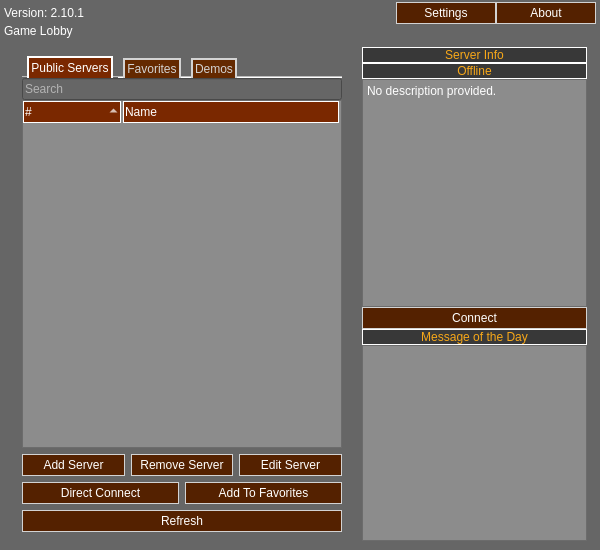
<?xml version="1.0" encoding="UTF-8"?>
<ui version="4.0">
 <class>lobby_form</class>
 <widget class="QWidget" name="lobby_form">
  <property name="geometry">
   <rect>
    <x>0</x>
    <y>0</y>
    <width>600</width>
    <height>550</height>
   </rect>
  </property>
  <property name="sizePolicy">
   <sizepolicy hsizetype="Expanding" vsizetype="Expanding">
    <horstretch>0</horstretch>
    <verstretch>0</verstretch>
   </sizepolicy>
  </property>
  <property name="minimumSize">
   <size>
    <width>300</width>
    <height>280</height>
   </size>
  </property>
  <property name="contextMenuPolicy">
   <enum>Qt::CustomContextMenu</enum>
  </property>
  <property name="windowTitle">
   <string/>
  </property>
  <property name="styleSheet">
   <string notr="true">QWidget#lobby_form {
    background-color : rgba(102, 102, 102, 255);
}

QLabel {
    color: white;
}

QLineEdit {
    background-color: rgb(102,102,102);
	color: rgb(255, 255, 255);
}

QTreeWidget {
    background-color: rgb(102,102,102);
    color: white
}

QWidget#demo_tab {
    border: 1px solid white
}

QPushButton {
    border: 1px solid lightgray;
    background-color: rgb(84,33,0);
    color: white;
    padding: 3;
}

QPushButton:hover {
    border: 1px solid white;
    background-color: rgb(122,40,0);
}

QPushButton:pressed {
    border: 1px solid white;
    background-color: rgb(125,41,0);
    color: white;
}

QTabBar::tab {
    border: 2px solid lightgray;
    background-color: rgb(100,41,0);
    color: lightgray;
    padding: 2;
    margin-right: 5px;
    margin-left: 5px;
	border-bottom: 0;
}

QTabBar::tab:selected, QTabBar::tab:hover {
    color: white;
    background-color: rgb(122,40,0);
}

QTabBar::tab:selected {
    background-color: rgb(122,40,0);
    border: 2px solid white;
	border-bottom: 0;
}

QTabBar::tab:!selected {
    margin-top: 2px; /* make non-selected tabs look smaller */
}

QHeaderView::section {
    border: 1px solid white;
    background-color: rgb(122,40,0);
    margin-right: 2px;
	padding: 1;
}

QHeaderView::section:pressed {
    background-color: rgb(84,33,0);
}

QHeaderView::up-arrow
{
    image: url(&quot;:/resource/ui/lobby_assets/up-arrow.png&quot;);
}

QHeaderView::down-arrow
{
    image: url(&quot;:/resource/ui/lobby_assets/down-arrow.png&quot;);
}

QScrollBar:vertical {
  background-color: rgba(140,140,140, 255);
  color : white
}

QScrollBar:horizontall {
  background-color: rgba(140,140,140, 255);
  color : white
}</string>
  </property>
  <layout class="QVBoxLayout" name="verticalLayout">
   <property name="spacing">
    <number>0</number>
   </property>
   <property name="leftMargin">
    <number>4</number>
   </property>
   <property name="topMargin">
    <number>2</number>
   </property>
   <property name="rightMargin">
    <number>4</number>
   </property>
   <property name="bottomMargin">
    <number>0</number>
   </property>
   <item>
    <widget class="QWidget" name="lobby_info" native="true">
     <layout class="QVBoxLayout" name="verticalLayout_2">
      <property name="spacing">
       <number>0</number>
      </property>
      <property name="leftMargin">
       <number>0</number>
      </property>
      <property name="topMargin">
       <number>0</number>
      </property>
      <property name="rightMargin">
       <number>0</number>
      </property>
      <property name="bottomMargin">
       <number>0</number>
      </property>
      <item>
       <widget class="QWidget" name="lobby_controls" native="true">
        <layout class="QHBoxLayout" name="horizontalLayout_2">
         <property name="spacing">
          <number>0</number>
         </property>
         <property name="leftMargin">
          <number>0</number>
         </property>
         <property name="topMargin">
          <number>0</number>
         </property>
         <property name="rightMargin">
          <number>0</number>
         </property>
         <property name="bottomMargin">
          <number>0</number>
         </property>
         <item>
          <widget class="QLabel" name="game_version_lbl">
           <property name="text">
            <string>Version: 2.10.1</string>
           </property>
          </widget>
         </item>
         <item>
          <spacer name="horizontalSpacer">
           <property name="orientation">
            <enum>Qt::Horizontal</enum>
           </property>
           <property name="sizeType">
            <enum>QSizePolicy::Expanding</enum>
           </property>
           <property name="sizeHint" stdset="0">
            <size>
             <width>40</width>
             <height>20</height>
            </size>
           </property>
          </spacer>
         </item>
         <item>
          <widget class="QPushButton" name="settings_button">
           <property name="sizePolicy">
            <sizepolicy hsizetype="Preferred" vsizetype="Fixed">
             <horstretch>0</horstretch>
             <verstretch>0</verstretch>
            </sizepolicy>
           </property>
           <property name="minimumSize">
            <size>
             <width>100</width>
             <height>0</height>
            </size>
           </property>
           <property name="text">
            <string>Settings</string>
           </property>
          </widget>
         </item>
         <item>
          <widget class="QPushButton" name="about_button">
           <property name="sizePolicy">
            <sizepolicy hsizetype="Preferred" vsizetype="Fixed">
             <horstretch>0</horstretch>
             <verstretch>0</verstretch>
            </sizepolicy>
           </property>
           <property name="minimumSize">
            <size>
             <width>100</width>
             <height>0</height>
            </size>
           </property>
           <property name="text">
            <string>About</string>
           </property>
          </widget>
         </item>
        </layout>
       </widget>
      </item>
      <item>
       <widget class="QLabel" name="lobby_title">
        <property name="text">
         <string>Game Lobby</string>
        </property>
       </widget>
      </item>
     </layout>
    </widget>
   </item>
   <item>
    <widget class="QWidget" name="server_interaction" native="true">
     <property name="sizePolicy">
      <sizepolicy hsizetype="Preferred" vsizetype="Preferred">
       <horstretch>0</horstretch>
       <verstretch>0</verstretch>
      </sizepolicy>
     </property>
     <layout class="QHBoxLayout" name="horizontalLayout">
      <item>
       <widget class="QWidget" name="serverlist" native="true">
        <property name="sizePolicy">
         <sizepolicy hsizetype="Preferred" vsizetype="Preferred">
          <horstretch>3</horstretch>
          <verstretch>0</verstretch>
         </sizepolicy>
        </property>
        <layout class="QVBoxLayout" name="verticalLayout_3">
         <item>
          <widget class="QTabWidget" name="connections_tabview">
           <property name="contextMenuPolicy">
            <enum>Qt::CustomContextMenu</enum>
           </property>
           <property name="layoutDirection">
            <enum>Qt::LeftToRight</enum>
           </property>
           <property name="styleSheet">
            <string notr="true"/>
           </property>
           <property name="currentIndex">
            <number>0</number>
           </property>
           <property name="documentMode">
            <bool>true</bool>
           </property>
           <widget class="QWidget" name="serverlist_tab">
            <attribute name="title">
             <string>Public Servers</string>
            </attribute>
            <layout class="QGridLayout" name="gridLayout">
             <property name="leftMargin">
              <number>0</number>
             </property>
             <property name="topMargin">
              <number>0</number>
             </property>
             <property name="rightMargin">
              <number>0</number>
             </property>
             <property name="bottomMargin">
              <number>0</number>
             </property>
             <property name="spacing">
              <number>0</number>
             </property>
             <item row="0" column="0">
              <widget class="QLineEdit" name="serverlist_search">
               <property name="placeholderText">
                <string>Search</string>
               </property>
              </widget>
             </item>
             <item row="1" column="0">
              <widget class="QTreeWidget" name="serverlist_tree">
               <property name="styleSheet">
                <string notr="true">QHeaderView, QTreeView {
background-color: rgba(140, 140, 140, 255);
color: rgb(255, 255, 255);
}

QToolTip {
color: black;
}</string>
               </property>
               <property name="textElideMode">
                <enum>Qt::ElideNone</enum>
               </property>
               <property name="sortingEnabled">
                <bool>true</bool>
               </property>
               <column>
                <property name="text">
                 <string>#</string>
                </property>
                <property name="textAlignment">
                 <set>AlignLeading|AlignVCenter</set>
                </property>
               </column>
               <column>
                <property name="text">
                 <string>Name</string>
                </property>
               </column>
              </widget>
             </item>
            </layout>
           </widget>
           <widget class="QWidget" name="favorites_tab">
            <attribute name="title">
             <string>Favorites</string>
            </attribute>
            <layout class="QGridLayout" name="gridLayout_2">
             <property name="leftMargin">
              <number>0</number>
             </property>
             <property name="topMargin">
              <number>0</number>
             </property>
             <property name="rightMargin">
              <number>0</number>
             </property>
             <property name="bottomMargin">
              <number>0</number>
             </property>
             <property name="spacing">
              <number>0</number>
             </property>
             <item row="0" column="0">
              <widget class="QTreeWidget" name="favorites_tree">
               <property name="contextMenuPolicy">
                <enum>Qt::CustomContextMenu</enum>
               </property>
               <property name="styleSheet">
                <string notr="true">background-color: rgba(140, 140, 140, 255);
color: rgb(255, 255, 255);

QToolTip {
	color: black;
};</string>
               </property>
               <property name="textElideMode">
                <enum>Qt::ElideNone</enum>
               </property>
               <property name="sortingEnabled">
                <bool>true</bool>
               </property>
               <column>
                <property name="text">
                 <string>#</string>
                </property>
               </column>
               <column>
                <property name="text">
                 <string>Name</string>
                </property>
               </column>
              </widget>
             </item>
            </layout>
           </widget>
           <widget class="QWidget" name="demo_tab">
            <attribute name="title">
             <string>Demos</string>
            </attribute>
            <layout class="QGridLayout" name="gridLayout_3">
             <property name="leftMargin">
              <number>0</number>
             </property>
             <property name="topMargin">
              <number>0</number>
             </property>
             <property name="rightMargin">
              <number>0</number>
             </property>
             <property name="bottomMargin">
              <number>0</number>
             </property>
             <property name="spacing">
              <number>0</number>
             </property>
             <item row="0" column="0">
              <widget class="QTreeWidget" name="demo_tree">
               <property name="styleSheet">
                <string notr="true">background-color: rgba(140, 140, 140, 255);
color: rgb(255, 255, 255);</string>
               </property>
               <property name="textElideMode">
                <enum>Qt::ElideNone</enum>
               </property>
               <property name="indentation">
                <number>0</number>
               </property>
               <property name="sortingEnabled">
                <bool>true</bool>
               </property>
               <column>
                <property name="text">
                 <string>Server</string>
                </property>
               </column>
               <column>
                <property name="text">
                 <string>Name</string>
                </property>
               </column>
              </widget>
             </item>
            </layout>
           </widget>
          </widget>
         </item>
         <item>
          <layout class="QHBoxLayout" name="server_controls">
           <item>
            <widget class="QPushButton" name="add_server_button">
             <property name="text">
              <string>Add Server</string>
             </property>
            </widget>
           </item>
           <item>
            <widget class="QPushButton" name="remove_from_favorites_button">
             <property name="text">
              <string>Remove Server</string>
             </property>
            </widget>
           </item>
           <item>
            <widget class="QPushButton" name="edit_favorite_button">
             <property name="text">
              <string>Edit Server</string>
             </property>
            </widget>
           </item>
          </layout>
         </item>
         <item>
          <layout class="QHBoxLayout" name="favorite_controls">
           <item>
            <widget class="QPushButton" name="direct_connect_button">
             <property name="text">
              <string>Direct Connect</string>
             </property>
            </widget>
           </item>
           <item>
            <widget class="QPushButton" name="add_to_favorite_button">
             <property name="text">
              <string>Add To Favorites</string>
             </property>
            </widget>
           </item>
          </layout>
         </item>
         <item>
          <layout class="QHBoxLayout" name="refresh_layout">
           <item>
            <widget class="QPushButton" name="refresh_button">
             <property name="text">
              <string>Refresh</string>
             </property>
            </widget>
           </item>
          </layout>
         </item>
        </layout>
       </widget>
      </item>
      <item>
       <spacer name="horizontalSpacer_2">
        <property name="orientation">
         <enum>Qt::Horizontal</enum>
        </property>
        <property name="sizeType">
         <enum>QSizePolicy::Minimum</enum>
        </property>
        <property name="sizeHint" stdset="0">
         <size>
          <width>5</width>
          <height>20</height>
         </size>
        </property>
       </spacer>
      </item>
      <item>
       <widget class="QWidget" name="info_motd" native="true">
        <property name="sizePolicy">
         <sizepolicy hsizetype="Preferred" vsizetype="Preferred">
          <horstretch>2</horstretch>
          <verstretch>0</verstretch>
         </sizepolicy>
        </property>
        <layout class="QVBoxLayout" name="verticalLayout_4">
         <property name="spacing">
          <number>0</number>
         </property>
         <property name="leftMargin">
          <number>0</number>
         </property>
         <property name="topMargin">
          <number>0</number>
         </property>
         <property name="rightMargin">
          <number>0</number>
         </property>
         <property name="bottomMargin">
          <number>0</number>
         </property>
         <item>
          <widget class="QWidget" name="server_info" native="true">
           <property name="sizePolicy">
            <sizepolicy hsizetype="Preferred" vsizetype="Preferred">
             <horstretch>0</horstretch>
             <verstretch>4</verstretch>
            </sizepolicy>
           </property>
           <layout class="QVBoxLayout" name="verticalLayout_5">
            <property name="spacing">
             <number>0</number>
            </property>
            <property name="leftMargin">
             <number>0</number>
            </property>
            <property name="topMargin">
             <number>0</number>
            </property>
            <property name="rightMargin">
             <number>0</number>
            </property>
            <property name="bottomMargin">
             <number>0</number>
            </property>
            <item>
             <widget class="QLabel" name="server_info_lbl">
              <property name="styleSheet">
               <string notr="true">color: #F8A818;
background-color: #383838;
border: 1px solid white;</string>
              </property>
              <property name="text">
               <string>Server Info</string>
              </property>
              <property name="alignment">
               <set>Qt::AlignCenter</set>
              </property>
             </widget>
            </item>
            <item>
             <widget class="QLabel" name="server_player_count_lbl">
              <property name="styleSheet">
               <string notr="true">color: #F8A818;
background-color: #383838;
border: 1px solid white;</string>
              </property>
              <property name="text">
               <string>Offline</string>
              </property>
              <property name="alignment">
               <set>Qt::AlignCenter</set>
              </property>
             </widget>
            </item>
            <item>
             <widget class="QTextBrowser" name="server_description_text">
              <property name="sizePolicy">
               <sizepolicy hsizetype="Expanding" vsizetype="Expanding">
                <horstretch>0</horstretch>
                <verstretch>0</verstretch>
               </sizepolicy>
              </property>
              <property name="styleSheet">
               <string notr="true">background-color: rgba(140, 140, 140, 255);
color: rgb(255, 255, 255);</string>
              </property>
              <property name="html">
               <string>&lt;!DOCTYPE HTML PUBLIC &quot;-//W3C//DTD HTML 4.0//EN&quot; &quot;http://www.w3.org/TR/REC-html40/strict.dtd&quot;&gt;
&lt;html&gt;&lt;head&gt;&lt;meta name=&quot;qrichtext&quot; content=&quot;1&quot; /&gt;&lt;meta charset=&quot;utf-8&quot; /&gt;&lt;style type=&quot;text/css&quot;&gt;
p, li { white-space: pre-wrap; }
hr { height: 1px; border-width: 0; }
li.unchecked::marker { content: &quot;\2610&quot;; }
li.checked::marker { content: &quot;\2612&quot;; }
&lt;/style&gt;&lt;/head&gt;&lt;body style=&quot; font-family:'Segoe UI'; font-size:9pt; font-weight:400; font-style:normal;&quot;&gt;
&lt;p style=&quot; margin-top:0px; margin-bottom:0px; margin-left:0px; margin-right:0px; -qt-block-indent:0; text-indent:0px;&quot;&gt;No description provided.&lt;/p&gt;&lt;/body&gt;&lt;/html&gt;</string>
              </property>
             </widget>
            </item>
            <item>
             <widget class="QPushButton" name="connect_button">
              <property name="enabled">
               <bool>false</bool>
              </property>
              <property name="text">
               <string>Connect</string>
              </property>
             </widget>
            </item>
           </layout>
          </widget>
         </item>
         <item>
          <widget class="QWidget" name="motd" native="true">
           <property name="sizePolicy">
            <sizepolicy hsizetype="Preferred" vsizetype="Preferred">
             <horstretch>0</horstretch>
             <verstretch>3</verstretch>
            </sizepolicy>
           </property>
           <layout class="QVBoxLayout" name="verticalLayout_6">
            <property name="spacing">
             <number>0</number>
            </property>
            <property name="leftMargin">
             <number>0</number>
            </property>
            <property name="topMargin">
             <number>0</number>
            </property>
            <property name="rightMargin">
             <number>0</number>
            </property>
            <property name="bottomMargin">
             <number>0</number>
            </property>
            <item>
             <widget class="QLabel" name="motd_lbl">
              <property name="styleSheet">
               <string notr="true">color: #F8A818;
background-color: #383838;
border: 1px solid white;</string>
              </property>
              <property name="text">
               <string>Message of the Day</string>
              </property>
              <property name="alignment">
               <set>Qt::AlignCenter</set>
              </property>
             </widget>
            </item>
            <item>
             <widget class="QTextBrowser" name="motd_text">
              <property name="styleSheet">
               <string notr="true">background-color: rgba(140, 140, 140, 255);
color: rgb(255, 255, 255);</string>
              </property>
              <property name="html">
               <string>&lt;!DOCTYPE HTML PUBLIC &quot;-//W3C//DTD HTML 4.0//EN&quot; &quot;http://www.w3.org/TR/REC-html40/strict.dtd&quot;&gt;
&lt;html&gt;&lt;head&gt;&lt;meta name=&quot;qrichtext&quot; content=&quot;1&quot; /&gt;&lt;meta charset=&quot;utf-8&quot; /&gt;&lt;style type=&quot;text/css&quot;&gt;
p, li { white-space: pre-wrap; }
hr { height: 1px; border-width: 0; }
li.unchecked::marker { content: &quot;\2610&quot;; }
li.checked::marker { content: &quot;\2612&quot;; }
&lt;/style&gt;&lt;/head&gt;&lt;body style=&quot; font-family:'Segoe UI'; font-size:9pt; font-weight:400; font-style:normal;&quot;&gt;
&lt;p style=&quot;-qt-paragraph-type:empty; margin-top:0px; margin-bottom:0px; margin-left:0px; margin-right:0px; -qt-block-indent:0; text-indent:0px;&quot;&gt;&lt;br /&gt;&lt;/p&gt;&lt;/body&gt;&lt;/html&gt;</string>
              </property>
              <property name="openExternalLinks">
               <bool>true</bool>
              </property>
             </widget>
            </item>
           </layout>
          </widget>
         </item>
        </layout>
       </widget>
      </item>
     </layout>
    </widget>
   </item>
  </layout>
 </widget>
 <resources/>
 <connections/>
</ui>
